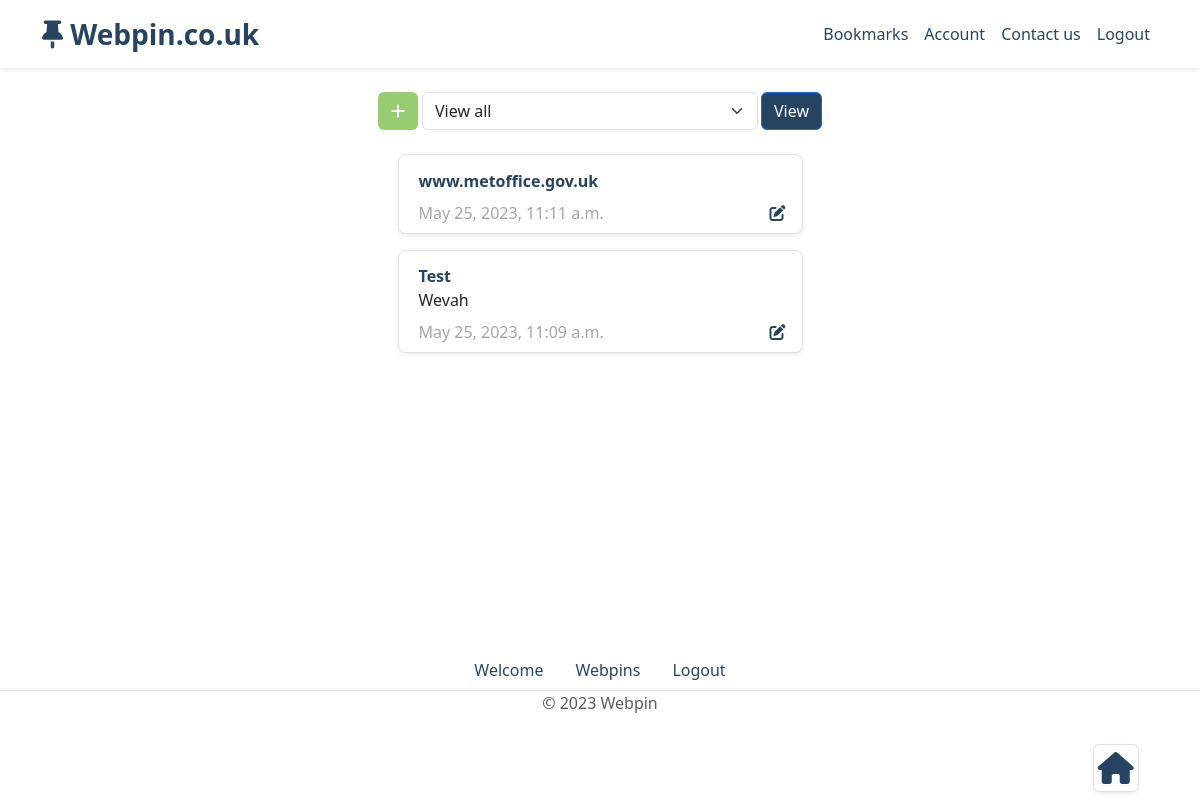
The app's page /bookmarks (signed in), older data.
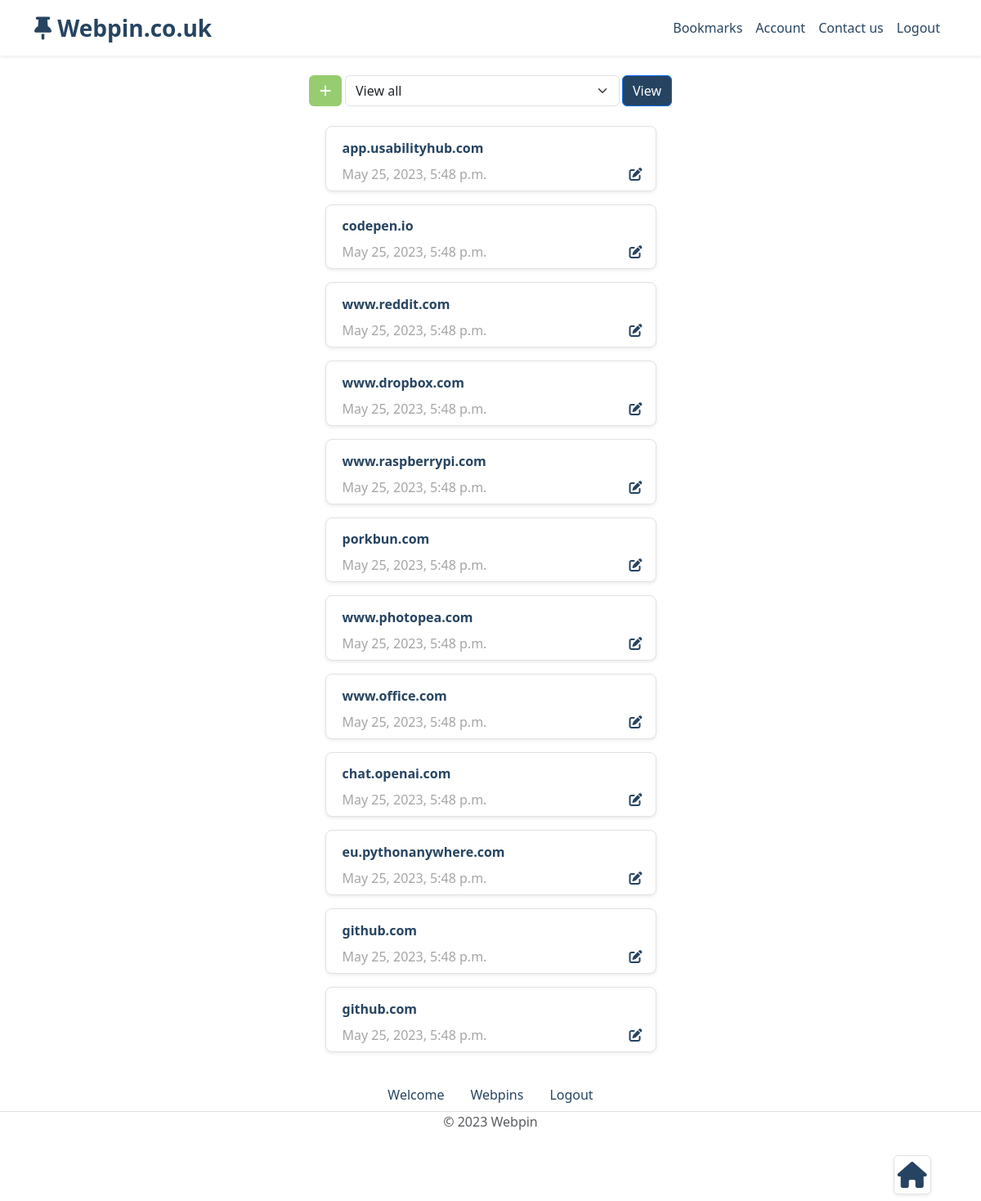
The same page, newer data.
### bookmarks_main/models.py (models this page shows, shortened)
class Saved_Bookmarks(models.Model):
    bookmark_title = models.CharField(max_length=500, null=True, blank=False)
    bookmark_address = models.CharField(max_length=1_000)
    bookmark_notes = models.CharField(max_length=100_000, null=True, blank=False)
    bookmark_catagory = models.CharField(max_length=250, null=True, blank=False)
    bookmark_save_date = models.DateTimeField(auto_now_add=True)
    author = models.ForeignKey(User, on_delete=models.CASCADE)

### bookmarks_main/views.py (the view, shortened to what this page needs)
# urls.py: path('bookmarks', views.userhome, name='home-page'),
@login_required(login_url="/members/login_user")
def userhome(request):
    context = {}
    bookmarks = Saved_Bookmarks.objects.filter(author=request.user.id).order_by('-bookmark_save_date')
    all_user_bookmarks = Saved_Bookmarks.objects.filter(author=request.user.id)
    all_user_bookmarks_list = list(all_user_bookmarks)
    if len(all_user_bookmarks_list) >= 1: context['all_user_bookmarks_list'] = True
    if request.method == 'POST' and 'delete_all_bookmarks' in request.POST:
        all_user_bookmarks.delete()
        return redirect(request.META['HTTP_REFERER'])
    context['bookmarks'] = bookmarks
    if bookmarks.exists():
        context['bookmark_exist'] = 'User has bookmarks'
    bookmark_list = [bookmark for bookmark in bookmarks]
    catagories = list(set([entry.bookmark_catagory for entry in bookmark_list if entry.bookmark_catagory != '']))
    context['catagories'] = catagories
    return render(request, 'bookmarks_main/index.html', context)

### bookmarks_main/templates/bookmarks_main/index.html (shortened to what this page needs)
{% extends './template.html' %}
{% block content %}
    {% if bookmark_exist %}
    <div class="row d-flex justify-content-end">
        <div class="col-1 me-3">
            <h2 class="p-1 rounded border shadow-sm" style="background-color: white; position:fixed; bottom: 0;"><a href="#anchor" style="color:#264461;"><i class="fa-solid fa-house"></i></a></h2>
        </div>
    </div>
    {% endif %}
    <nav class="navbar navbar-light" id="anchor">
        <div class="container-fluid justify-content-center">
            <button class="btn fs-6 fw-bold me-1" id="addbutton" style="background-color: rgb(151,205,112); color: white;" width="100%" type="button" data-bs-toggle="modal" data-bs-target="#SubmitNewBookmarkModal"><i class="fa-solid fa-plus"></i></button>
            <form method="post">
                <div class="input-group" id="categorybar">
                    <select class="form-select me-1 rounded" aria-label="Default select example" name="selected_bookmark_catagory" value="Select category">
                        <option selected>View all</option>
                    </select>
                    <input class="btn btn-primary rounded" style="background-color: #264461" type="submit" name="select_catagory" value="View">
                </div>
            </form>
        </div>
    </nav>
        {% if bookmark_exist %}
        {% else %}
            {% load static %}
        {% endif %}
    {% if bookmark_exist %}
    <div class="row mb-3 d-flex justify-content-center">
        <div class="order-lg-1 order-md-1 ms-3 me-3" style="width: 405px;">
                {% for bookmark in bookmarks %}
                    <form method="post">
                            <a href="{{bookmark.bookmark_address}}" target="_blank" rel="noopener noreferrer" style="text-decoration: none; color: #264461">
                                <div class="row p-1 mt-3 bg-white d-flex align-items-center shadow-sm border rounded-3">
                                    <div class="row mt-2">
                                        <div class="col-auto">
                                            <span class="align-middle fw-bold ms-1">{{bookmark.bookmark_title}}</span>
                                        </div>
                                    </div>
                                    {% if bookmark.bookmark_notes %}
                                    <div class="row text-dark">
                                        <div class="col-auto text-break overflow-auto">
                                            <span class="ms-1 mt-1" style="max-height:25px;">{{bookmark.bookmark_notes}}</span>
                                        </div>
                                    </div>
                                    {% endif %}
                                    <div class="row-auto mt-1 py-1">
                                            <div class="d-flex justify-content-between">
                                                <span class="ms-1" style="color:rgb(165, 165, 165);">{{bookmark.bookmark_save_date}}</span>
                                                <a href="{% url 'edit-bookmark' bookmark.id %}" style="color: #264461"><i class="fa-solid fa-pen-to-square"></i></a>
                                            </div>
                                    </div>
                                </div>
                            </a>
                    </form>
                {% endfor %}
        </div>
    </div>
    {% endif %}
{% endblock %}

### bookmarks_main/templates/bookmarks_main/template.html (shortened to what this page needs)
<!DOCTYPE html>
<html lang="en">
  <head>
    <link href="https://cdn.jsdelivr.net/npm/bootstrap@5.3.0-alpha1/dist/css/bootstrap.min.css" rel="stylesheet">
    {% load static %}
  </head>
  <body style="display:flex; flex-direction:column; min-height: 100vh;">
    <nav class="navbar navbar-expand-md bg-white mb-3 shadow-sm">
      <div class="container">
        {% if user.is_authenticated %}
        <a class="navbar-brand fw-bold fs-3" href="{% url 'home-page' %}">
            <i id="jumping-pin" class="fa-solid fa-thumbtack" style="animation: none;" onmouseover="this.style.animation='fa-bounce 0.75s infinite';" onmouseout="this.style.animation='none';"></i>
            Webpin.co.uk
          </a>
        {% else %}
        <a class="navbar-brand fw-bold fs-3" href="{% url 'login' %}">
            <i id="jumping-pin" class="fa-solid fa-thumbtack" style="animation: none;" onmouseover="this.style.animation='fa-bounce 0.75s infinite';" onmouseout="this.style.animation='none';"></i>
            Webpin.co.uk
          </a>
        {% endif %}
          <div class="collapse navbar-collapse justify-content-end" id="navbarNav">
            <ul class="navbar-nav">
              {% if user.is_authenticated %}
                <li class="nav-item">
                  <a class="nav-link" href="{% url 'home-page' %}">Bookmarks</a>
                </li>
                <li class="nav-item">
                  <a class="nav-link" href="{% url 'user_profile' %}">Account</a>
                </li>
                <li class="nav-item">
                  <a class="nav-link" href="{% url 'contact' %}">Contact us</a>
                </li>
                <li class="nav-item">
                  <a class="nav-link" href="{% url 'logout' %}">Logout</a>
                </li>
              {% endif %}
            </ul>
      </div>
    </nav>
    <main class="mx-3 mb-3">
      {% block content %}{% endblock %}
  </main>
  <footer style="flex:0 0 150px; margin-top:auto; width: 100%; ">
    <ul class="nav justify-content-center border-bottom">
      <li class="nav-item">
        <a class="nav-link" style="color: #264461" href="{% url 'home-main' %}">Welcome</a>
      </li>
    {% if user.is_authenticated %}
      <li class="nav-item">
        <a class="nav-link" href="{% url 'home-page' %}" style="color: #264461">Webpins</a>
      </li>
      <li class="nav-item">
        <a class="nav-link" href="{% url 'logout' %}" style="color: #264461">Logout</a>
      </li>
    {% endif %}
    </ul>
    <p class="text-center text-muted">© 2023 Webpin</p>
  </footer>
  </body>
</html>

### bookmarks_main/templates/bookmarks_main/template.html (style rules this page uses)
.nav-link { color: #264461; }
.navbar-brand { color: #264461; }
#jumping-pin { color: #264461; }

### bookmarks_main/templates/bookmarks_main/index.html (style rules this page uses)
@media (min-width:992px) and (max-width:1200px) { #categorybar { width: 400px; } }
@media screen and (min-width: 1200px) { #categorybar { width: 400px; } }

Row changes from the older to the newer data that the page shows:
removed Saved_Bookmarks: bookmark_title "www.metoffice.gov.uk", bookmark_save_date "May 25, 2023, 11:11 a.m."
removed Saved_Bookmarks: bookmark_title "Test", bookmark_notes "Wevah", bookmark_save_date "May 25, 2023, 11:09 a.m."
added Saved_Bookmarks: bookmark_title "app.usabilityhub.com", bookmark_save_date "May 25, 2023, 5:48 p.m."
added Saved_Bookmarks: bookmark_title "codepen.io", bookmark_save_date "May 25, 2023, 5:48 p.m."
added Saved_Bookmarks: bookmark_title "www.reddit.com", bookmark_save_date "May 25, 2023, 5:48 p.m."
added Saved_Bookmarks: bookmark_title "www.dropbox.com", bookmark_save_date "May 25, 2023, 5:48 p.m."
added Saved_Bookmarks: bookmark_title "www.raspberrypi.com", bookmark_save_date "May 25, 2023, 5:48 p.m."
added Saved_Bookmarks: bookmark_title "porkbun.com", bookmark_save_date "May 25, 2023, 5:48 p.m."
added Saved_Bookmarks: bookmark_title "www.photopea.com", bookmark_save_date "May 25, 2023, 5:48 p.m."
added Saved_Bookmarks: bookmark_title "www.office.com", bookmark_save_date "May 25, 2023, 5:48 p.m."
added Saved_Bookmarks: bookmark_title "chat.openai.com", bookmark_save_date "May 25, 2023, 5:48 p.m."
added Saved_Bookmarks: bookmark_title "eu.pythonanywhere.com", bookmark_save_date "May 25, 2023, 5:48 p.m."
added Saved_Bookmarks: bookmark_title "github.com", bookmark_save_date "May 25, 2023, 5:48 p.m."
added Saved_Bookmarks: bookmark_title "github.com", bookmark_save_date "May 25, 2023, 5:48 p.m."
